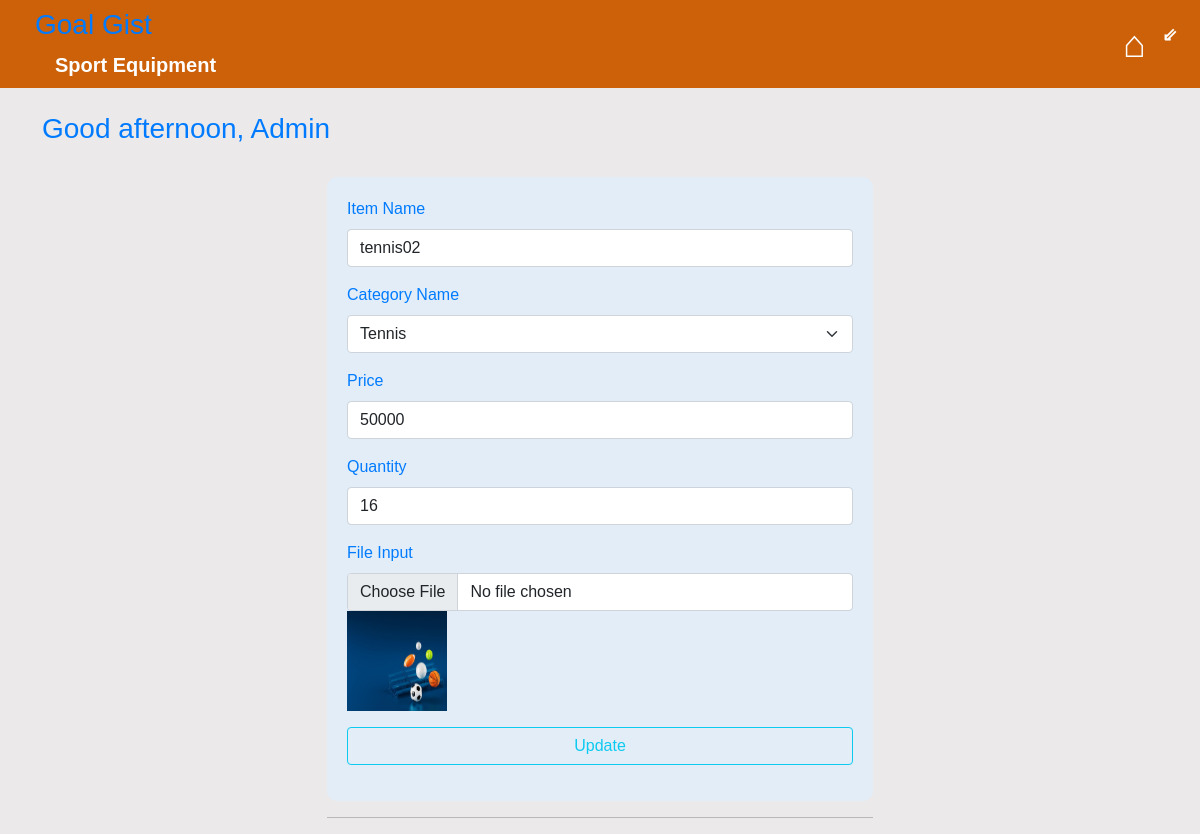
The app's page /admin/edit.php?action=edit&pid=29 with its own data.
### tables this page shows
CREATE TABLE `item` (
  `itemid` int(11) NOT NULL,
  `itemname` varchar(30) NOT NULL,
  `catid` int(11) NOT NULL,
  `price` int(11) NOT NULL,
  `qty` int(11) NOT NULL,
  `photo` varchar(255) NOT NULL
);

### admin/edit.php (the view, shortened to what this page needs)
<?php
include 'conn.php';
include 'function.php';
if(isset($_GET['action'])&& $_GET['action']=='edit')
{
    $pid=$_GET['pid'];
    $query="select * from item where itemid='$pid'";
    $go_query=mysqli_query($conn,$query);
    while($row=mysqli_fetch_array($go_query))
    {
      $item_name=$row['itemname'];
      $item_cat_id=$row['catid'];
      $price=$row['price'];
      $qty=$row['qty'];
      $photo=$row['photo'];
    }
}
function getGreeting() {
    $hour = date('H');
    if ($hour < 12) {
        return 'Good morning';
    } elseif ($hour < 18) {
        return 'Good afternoon';
    } else {
        return 'Good evening';
    }
}
?>
<!DOCTYPE html>
<html lang="en">
<head>
    <link href="https://cdn.jsdelivr.net/npm/bootstrap@5.0.2/dist/css/bootstrap.min.css" rel="stylesheet">
</head>
<body>
    <?php include 'header.php' ?>
    <div class="container">
        <div class="row mt-4">
            <div class="col-md-12">
                <h3><?php echo getGreeting(); ?>, Admin
            </h3>
            </div>
        </div>
        <div class="row mt-4">
            <div class="col-md-6 offset-md-3">
                <form action="" method="post" enctype="multipart/form-data">
                    <div class="mb-3">
                        <label class="form-label">Item Name</label>
                        <input type="text" name="itemname" id="" value="<?php echo $item_name ?> " class="form-control">
                    </div>
                    <div class="mb-3">
                        <label class="form-label">Category Name</label>
                        <select name="category" id="" class="form-select">
                        <?php
                        $query="select * from category";
                        $go_query=mysqli_query($conn,$query);
                        while($row=mysqli_fetch_array($go_query))
                        {
                            $catid=$row['catid'];
                            $catname=$row['catname'];
                            if($item_cat_id==$catid)
                            {
                                echo"<option value={$catid} selected>{$catname}</option>";
                            }
                            else
                            {
                                echo"<option value={$catid}>{$catname}</option>";
                            }
                        }
                        ?>
                        </select>
                    </div>
                    <div class="mb-3">
                        <label class="form-label">Price</label>
                        <input type="text" name="price" id="" value="<?php echo $price; ?>" class="form-control">
                    </div>
                    <div class="mb-3">
                        <label class="form-label">Quantity</label>
                        <input type="text" name="qty" id="" value="<?php echo $qty; ?>"class="form-control">
                    </div>
                    <div class="mb-3">
                        <label class="form-label">File Input</label>
                        <input type="file" name="photo" id="" value="<?php echo $photo; ?>" class="form-control">
                        <img src='../photo/<?php echo $photo ?>' alt="" width="100" height="100">
                    </div>
                    <div class="mb-3 d-grid">
                        <input type="submit" name="update_product" value="Update" class="btn btn-outline-info">
                    </div>
                </form>
                <hr>
            </div>
        </div>
    </div>
</body>
</html>

### admin/edit.php (style rules this page uses)
body { background-color: #f8f9fa; color: #495057; }
h3 { color: #007bff; }
form { background-color: #e2edf7; padding: 20px; border-radius: 10px; }
label { color: #007bff; }
.btn-outline-info { color: #007bff; border-color: #007bff; }

### admin/header.php (style rules this page uses)
body { font-family: 'Arial', sans-serif; background-color: #ebe9e9; }

### records on screen
item: itemname "tennis02", price "50000", qty "16", photo (picture)

### other values on screen
getGreeting() "Good afternoon"
form field category "Tennis"
